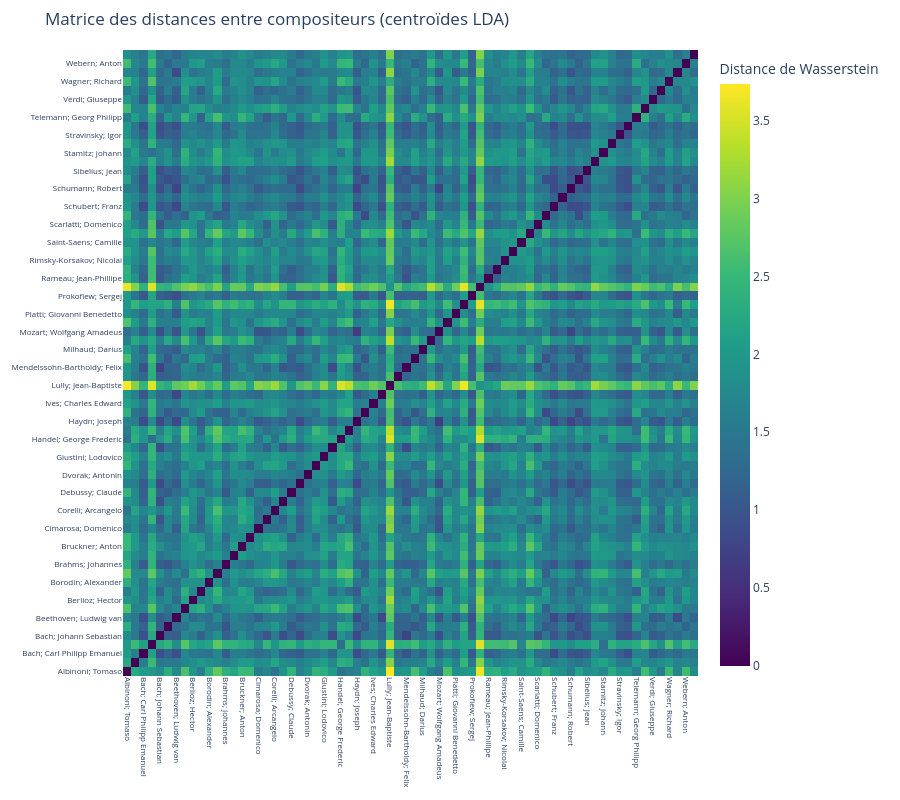

Notebook cell for this chart:
### Code cell
scaler = StandardScaler()
X_scaled = scaler.fit_transform(X)
le = LabelEncoder()
y_encoded = le.fit_transform(y)
class_names = le.classes_
n_classes = len(class_names)
lda_dim = 3
n_neighbors = 4
n_splits = 5
pca_dim = 100
random_state = 42
pca = PCA(n_components=pca_dim, random_state=random_state)
X_pca = pca.fit_transform(X_scaled)
lda = LinearDiscriminantAnalysis(n_components=lda_dim, solver='eigen', shrinkage='auto')
X_lda = lda.fit_transform(X_pca, y_encoded)
dico_centroids = {}
for cls in range(n_classes):
    composer = class_names[cls]
    class_points = X_lda[y_encoded == cls]
    centroid = class_points.mean(axis=0)
    dico_centroids[composer] = centroid

# Calcul de la matrice des distances euclidiennes entre centroïdes
centroid_matrix = np.vstack([dico_centroids[composer] for composer in class_names])
distance_matrix = np.zeros((n_classes, n_classes))
for i in range(len(class_names)):
    for j in range(len(class_names)):
        if i != j:
            distance_matrix[i, j] = distance(i, j,X,y_encoded)


fig = go.Figure(data=go.Heatmap(
    z=distance_matrix,
    x=class_names,
    y=class_names,
    colorscale='Viridis',
    colorbar=dict(title='Distance de Wasserstein'),
    hovertemplate='De %{y}<br>à %{x}<br>Distance: %{z:.2f}<extra></extra>',
))

fig.update_layout(
    title="Matrice des distances entre compositeurs (centroïdes LDA)",
    xaxis=dict(tickangle=90, tickfont=dict(size=8)),
    yaxis=dict(tickfont=dict(size=8)),
    width=900,
    height=800,
    margin=dict(l=100, b=100, t=50, r=50)
)
fig.show()

### Figure 1 — Plotly figure (JSON) as saved in the notebook; plotly's stock layout.template omitted (floating-point values rounded to 4 significant figures; data arrays with more than 128 entries replaced by an {"elided": "..."} marker saying what was removed)
{"data": [{"colorbar": {"title": {"text": "Distance de Wasserstein"}}, "colorscale": [[0, "#440154"], [0.1111, "#482878"], [0.2222, "#3e4989"], [0.3333, "#31688e"], [0.4444, "#26828e"], [0.5556, "#1f9e89"], [0.6667, "#35b779"], [0.7778, "#6ece58"], [0.8889, "#b5de2b"], [1, "#fde725"]], "hovertemplate": "De %{y}<br>à %{x}<br>Distance: %{z:.2f}<extra></extra>", "type": "heatmap", "x": ["Albinoni; Tomaso", "Antheil; George", "Bach; Carl Philipp Emanuel", "Bach; Johann Christian", "Bach; Johann Sebastian", "Bartok; Bela", "Beethoven; Ludwig van", "Berg; Alban", "Berlioz; Hector", "Boccherini; Luigi Rodolofo", "Borodin; Alexander", "Boulez; Pierre", "Brahms; Johannes", "Britten; Benjamin", "Bruckner; Anton", "Chopin; Frederic", "Cimarosa; Domenico", "Clementi; Muzio", "Corelli; Arcangelo", "Couperin; Francois", "Debussy; Claude", "Dussek; Jan Ladislav", "Dvorak; Antonin", "Faure; Gabriel", "Giustini; Lodovico", "Grieg; Edvard", "Handel; George Frederic", "Haydn; Johann Michael", "Haydn; Joseph", "Hindemith; Paul", "Ives; Charles Edward", "Liszt; Franz", "Lully; Jean-Baptiste", "Mahler; Gustav", "Mendelssohn-Bartholdy; Felix", "Messiaen; Olivier", "Milhaud; Darius", "Mozart; Leopold", "Mozart; Wolfgang Amadeus", "Mussorgsky; Modest", "Platti; Giovanni Benedetto", "Pleyel; Ignace Joseph", "Prokofiew; Sergej", "Purcell; Henry", "Rameau; Jean-Phillipe", "Ravel; Maurice", "Rimsky-Korsakov; Nicolai", "Rossini; Gioacchino", "Saint-Saens; Camille", "Salieri; Antonio", "Scarlatti; Domenico", "Schoenberg; Arnold", "Schubert; Franz", "Schumann; Clara", "Schumann; Robert", "Shostakovich; Dmitri", "Sibelius; Jean", "Smetana; Bedrich", "Stamitz; Johann", "Strauss; Richard", "Stravinsky; Igor", "Tchaikovsky; Peter Iljitsch", "Telemann; Georg Philipp", "Varese; Edgar", "Verdi; Giuseppe", "Vivaldi; Antonio", "Wagner; Richard", "Weber; Carl Maria von", "Webern; Anton", "Weill; Kurt"], "y": ["Albinoni; Tomaso", "Antheil; George", "Bach; Carl Philipp Emanuel", "Bach; Johann Christian", "Bach; Johann Sebastian", "Bartok; Bela", "Beethoven; Ludwig van", "Berg; Alban", "Berlioz; Hector", "Boccherini; Luigi Rodolofo", "Borodin; Alexander", "Boulez; Pierre", "Brahms; Johannes", "Britten; Benjamin", "Bruckner; Anton", "Chopin; Frederic", "Cimarosa; Domenico", "Clementi; Muzio", "Corelli; Arcangelo", "Couperin; Francois", "Debussy; Claude", "Dussek; Jan Ladislav", "Dvorak; Antonin", "Faure; Gabriel", "Giustini; Lodovico", "Grieg; Edvard", "Handel; George Frederic", "Haydn; Johann Michael", "Haydn; Joseph", "Hindemith; Paul", "Ives; Charles Edward", "Liszt; Franz", "Lully; Jean-Baptiste", "Mahler; Gustav", "Mendelssohn-Bartholdy; Felix", "Messiaen; Olivier", "Milhaud; Darius", "Mozart; Leopold", "Mozart; Wolfgang Amadeus", "Mussorgsky; Modest", "Platti; Giovanni Benedetto", "Pleyel; Ignace Joseph", "Prokofiew; Sergej", "Purcell; Henry", "Rameau; Jean-Phillipe", "Ravel; Maurice", "Rimsky-Korsakov; Nicolai", "Rossini; Gioacchino", "Saint-Saens; Camille", "Salieri; Antonio", "Scarlatti; Domenico", "Schoenberg; Arnold", "Schubert; Franz", "Schumann; Clara", "Schumann; Robert", "Shostakovich; Dmitri", "Sibelius; Jean", "Smetana; Bedrich", "Stamitz; Johann", "Strauss; Richard", "Stravinsky; Igor", "Tchaikovsky; Peter Iljitsch", "Telemann; Georg Philipp", "Varese; Edgar", "Verdi; Giuseppe", "Vivaldi; Antonio", "Wagner; Richard", "Weber; Carl Maria von", "Webern; Anton", "Weill; Kurt"], "z": {"elided": "70x70 float values"}}], "layout": {"height": 800, "margin": {"b": 100, "l": 100, "r": 50, "t": 50}, "title": {"text": "Matrice des distances entre compositeurs (centroïdes LDA)"}, "width": 900, "xaxis": {"tickangle": 90, "tickfont": {"size": 8}}, "yaxis": {"tickfont": {"size": 8}}}}
